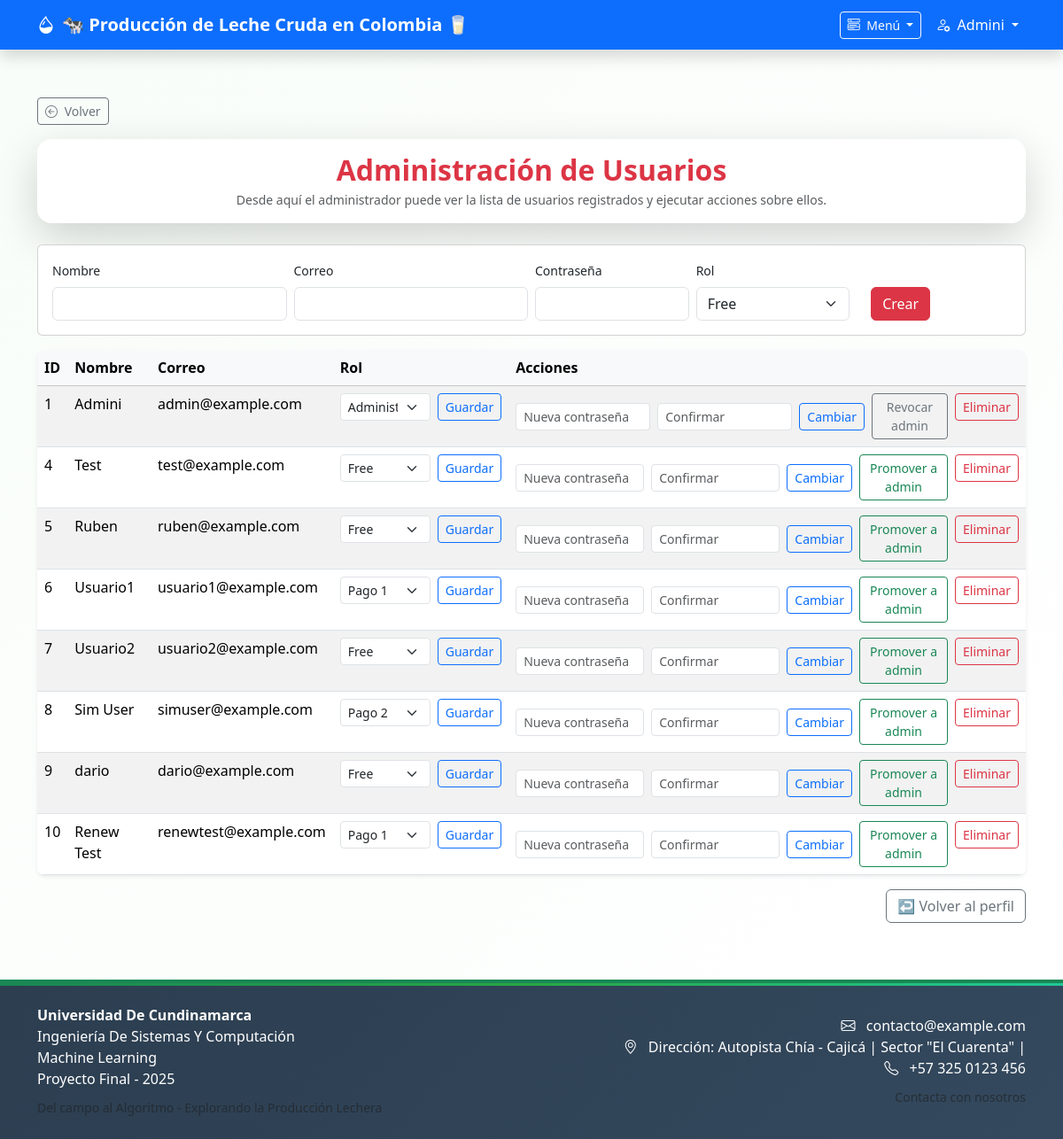
/admin/users (signed in), run on the app's committed database.
### models.py (models this page shows, shortened)
class User(db.Model, UserMixin):
    __tablename__ = 'blog_user'
    """Modelo de usuario.

    Campos principales: id, name, email, password, is_admin.
    Métodos: set_password, check_password, save, y selectores estáticos.
    """
    id = db.Column(db.Integer, primary_key=True)
    name = db.Column(db.String(80), nullable=False)
    email = db.Column(db.String(256), unique=True, nullable=False)
    password = db.Column(db.String(128), nullable=False)
    is_admin = db.Column(db.Boolean, default=False)
    role = db.Column(db.String(20), default='free')
    subscription_expires = db.Column(db.DateTime, nullable=True)
    def set_password(self, password):
        """Hashea y almacena la contraseña provista.

        Nota: utiliza `werkzeug.security.generate_password_hash`.
        """
        self.password = generate_password_hash(password)
    def check_password(self, password):
        """Comprueba que `password` coincida con el hash almacenado.

        Devuelve True si coinciden, False en caso contrario.
        """
        return check_password_hash(self.password, password)
    def save(self):
        """Guarda (insert/commit) el objeto en la base de datos.

        Añade el objeto a la sesión si es nuevo y realiza commit. No
        devuelve valor; si falla lanzará excepción del ORM.
        """
        if not self.id:
            db.session.add(self)
        db.session.commit()

### perfil.py (the view)
@perfil_bp.route('/admin/users')
@login_required
def admin_users():
    if not (current_user.email == 'admin@example.com' or getattr(current_user, 'is_admin', False)):
        flash('No tienes permiso para acceder a la administración.', 'danger')
        return redirect(url_for('perfil.perfil'))
    users = User.query.order_by(User.id.asc()).all()
    return render_template('admin_users.html', users=users)

### app.py (called while the page is built, shortened)
@login_manager.user_loader
def load_user(user_id):
    return User.query.get(int(user_id))

@app.before_request
def session_timeout_handler():
    try:
        if 'usuario' not in session and not current_user.is_authenticated:
            return None
    except Exception:
        return None
    last = session.get('last_activity')
    now_ts = datetime.utcnow().timestamp()
    if last:
        elapsed = now_ts - float(last)
    session['last_activity'] = now_ts
    try:
        if current_user.is_authenticated:
            expires = getattr(current_user, 'subscription_expires', None)
    except Exception:
        pass

### templates/admin_users.html (shortened to what this page needs)
{% extends "base.html" %}
{% block content %}
<div class="card shadow-lg border-0 mb-4 rounded-4">
  <div class="card-body text-center py-3">
    <h2 class="fw-bold text-danger mb-1">Administración de Usuarios</h2>
    <p class="text-muted small mb-0">Desde aquí el administrador puede ver la lista de usuarios registrados y ejecutar acciones sobre ellos.</p>
  </div>
</div>
  <div class="card mb-3">
    <div class="card-body">
      <form method="post" action="{{ url_for('perfil.admin_create_user') }}" class="row g-2 align-items-end">
        <div class="col-sm-3">
          <label class="form-label small">Nombre</label>
          <input name="name" class="form-control" required>
        </div>
        <div class="col-sm-3">
          <label class="form-label small">Correo</label>
          <input name="email" type="email" class="form-control" required>
        </div>
        <div class="col-sm-2">
          <label class="form-label small">Contraseña</label>
          <input name="password" type="password" class="form-control" required>
        </div>
        <div class="col-sm-2">
          <label class="form-label small">Rol</label>
          <select name="role" class="form-select">
            <option value="free">Free</option>
          </select>
        </div>
        <div class="col-sm-1 text-end">
          <button type="submit" class="btn btn-danger">Crear</button>
        </div>
      </form>
    </div>
  </div>
<div class="table-responsive shadow-sm rounded-3">
    <table class="table table-striped table-hover mb-0">
        <thead class="table-light">
            <tr>
              <th>ID</th>
              <th>Nombre</th>
              <th>Correo</th>
              <th>Rol</th>
              <th>Acciones</th>
            </tr>
        </thead>
        <tbody>
            {% for u in users %}
            <tr>
                <td>{{ u.id }}</td>
                <td>{{ u.name }}</td>
                <td>{{ u.email }}</td>
                <td>
                  <form method="post" action="{{ url_for('perfil.admin_set_role', uid=u.id) }}" class="d-flex align-items-center">
                    <select name="role" class="form-select form-select-sm me-2">
                      <option value="free" {% if u.role=='free' %}selected{% endif %}>Free</option>
                      <option value="pago1" {% if u.role=='pago1' %}selected{% endif %}>Pago 1</option>
                      <option value="pago2" {% if u.role=='pago2' %}selected{% endif %}>Pago 2</option>
                      <option value="admin" {% if u.role=='admin' %}selected{% endif %}>Administrador</option>
                    </select>
                    <button class="btn btn-sm btn-outline-primary" type="submit">Guardar</button>
                  </form>
                </td>
                <td>
                    <div class="d-flex gap-2">
                        <form method="post" action="{{ url_for('perfil.admin_change_password', uid=u.id) }}" class="d-flex align-items-center">
                            <input type="password" name="new_password" class="form-control form-control-sm me-2" placeholder="Nueva contraseña" required>
                            <input type="password" name="confirm_password" class="form-control form-control-sm me-2" placeholder="Confirmar" required>
                            <button type="submit" class="btn btn-sm btn-outline-primary">Cambiar</button>
                        </form>
                        <form method="post" action="{{ url_for('perfil.admin_toggle_admin', uid=u.id) }}">
                            {% if u.is_admin %}
                                <button type="submit" class="btn btn-sm btn-outline-secondary" title="Revocar admin">Revocar admin</button>
                            {% else %}
                                <button type="submit" class="btn btn-sm btn-outline-success" title="Conceder admin">Promover a admin</button>
                            {% endif %}
                        </form>
                        <form method="post" action="{{ url_for('perfil.admin_delete_user', uid=u.id) }}" onsubmit="return confirm('¿Eliminar al usuario {{ u.email }}? Esta acción no se puede deshacer.');">
                            <button type="submit" class="btn btn-sm btn-outline-danger">Eliminar</button>
                        </form>
                    </div>
                </td>
            </tr>
            {% endfor %}
        </tbody>
    </table>
</div>
<div class="mt-3 text-end">
  <a href="{{ url_for('perfil.perfil') }}" class="btn btn-outline-secondary">↩️ Volver al perfil</a>
</div>
{% endblock %}

### templates/base.html (shortened to what this page needs)
<!DOCTYPE html>
<html lang="es">
<head>
    <link href="https://cdn.jsdelivr.net/npm/bootstrap@5.3.2/dist/css/bootstrap.min.css" rel="stylesheet">
    <link rel="stylesheet" href="https://cdn.jsdelivr.net/npm/bootstrap-icons/font/bootstrap-icons.css">
    <link rel="stylesheet" href="{{ url_for('static', filename='style.css') }}">
</head>
<body style="padding-top: 70px;">
    <nav class="navbar navbar-expand-lg navbar-dark bg-primary fixed-top shadow">
        <div class="container">
            <a class="navbar-brand navbar-brand-custom" href="{{ url_for('inicio') }}" data-bs-toggle="tooltip" data-bs-title="Página de inicio">
                <i class="bi bi-droplet-half me-2"></i>🐄 <strong>Producción de Leche Cruda en Colombia</strong> 🥛
            </a>
            <div class="collapse navbar-collapse" id="navbarNav">
                <div class="navbar-nav ms-auto d-flex align-items-center">
                    <div class="nav-item dropdown me-2">
                        <a class="btn btn-outline-light btn-sm dropdown-toggle" href="#" role="button" data-bs-toggle="dropdown" aria-expanded="false">
                            <i class="bi bi-menu-button-wide me-1"></i> Menú
                        </a>
                    </div>
                    {% if 'usuario' in session %}
                        <div class="nav-item dropdown">
                            <a class="nav-link dropdown-toggle text-white" href="#" role="button" data-bs-toggle="dropdown" data-bs-title="Menú de usuario">
                                <i class="bi bi-person-gear me-1"></i> {{ session['usuario'] }}
                            </a>
                        </div>
                    {% endif %}
                </div>
            </div>
        </div>
    </nav>
    <main class="container mt-4 py-3">
        {% if request.path != url_for('inicio') %}
            <div class="mb-3">
                <button type="button" id="btn-volver" class="btn btn-outline-secondary btn-sm">
                    <i class="bi bi-arrow-left-circle me-1"></i> Volver
                </button>
            </div>
        {% endif %}
        {% block content %}{% endblock %}
    </main>
    <footer class="bg-dark text-white py-4 mt-5">
        <div class="container">
            <div class="row align-items-center">
                <div class="col-md-6">
                    <ul class="list-unstyled mb-2">
                        <li><strong>Universidad De Cundinamarca</strong></li>
                        <li>Ingeniería De Sistemas Y Computación</li>
                        <li>Machine Learning</li>
                        <li>Proyecto Final - 2025</li>
                    </ul>
                    <small class="text-muted">Del campo al Algoritmo - Explorando la Producción Lechera</small>
                </div>
                <div class="col-md-6 text-md-end">
                    <ul class="list-unstyled mb-2">
                        <li>
                            <i class="bi bi-envelope me-2"></i>
                            <a href="mailto:contacto@example.com" class="text-white text-decoration-none">
                                contacto@example.com
                            </a>
                        </li>
                        <li>
                            <i class="bi bi-geo-alt me-2"></i>
                            Dirección: Autopista Chía - Cajicá | Sector "El Cuarenta" |
                        </li>
                        <li>
                            <i class="bi bi-telephone me-2"></i>
                            <a href="tel:+573250123456" class="text-white text-decoration-none">
                                +57 325 0123 456
                            </a>
                        </li>
                    </ul>
                    <small class="text-muted">Contacta con nosotros</small>
                </div>
            </div>
        </div>
    </footer>
</body>
</html>

### static/style.css (style rules this page uses)
:root { --verde-principal: #10684b; --verde-secundario: #198754; --verde-claro: #e6f4ea; --verde-pastel: #e9f5ee; --sombra-verde: rgba(16, 104, 75, 0.1); --gris-texto: #444444; }
body { font-family: 'Segoe UI', system-ui, -apple-system, sans-serif; background: linear-gradient(135deg, #f8fdf9 0%, #ffffff 100%); min-height: 100vh; }
footer { border-top: 4px solid var(--verde-secundario); background: linear-gradient(135deg, #2c3e50 0%, #34495e 100%); position: relative; }
footer::before { content: ""; position: absolute; top: 0; left: 0; right: 0; height: 3px; background: linear-gradient(90deg, var(--verde-secundario), #28a745, #20c997); }

### data on the page
User: usuario "Admini", id "1", name "Admini", email "admin@example.com", role "Administrador", is_admin "Revocar admin"
User: id "4", name "Test", email "test@example.com", role "Free", is_admin "Promover a admin"
User: id "5", name "Ruben", email "ruben@example.com", role "Free", is_admin "Promover a admin"
User: id "6", name "Usuario1", email "usuario1@example.com", role "Pago 1", is_admin "Promover a admin"
User: id "7", name "Usuario2", email "usuario2@example.com", role "Free", is_admin "Promover a admin"
User: id "8", name "Sim User", email "simuser@example.com", role "Pago 2", is_admin "Promover a admin"
User: id "9", name "dario", email "dario@example.com", role "Free", is_admin "Promover a admin"
User: id "10", name "Renew Test", email "renewtest@example.com", role "Pago 1", is_admin "Promover a admin"
